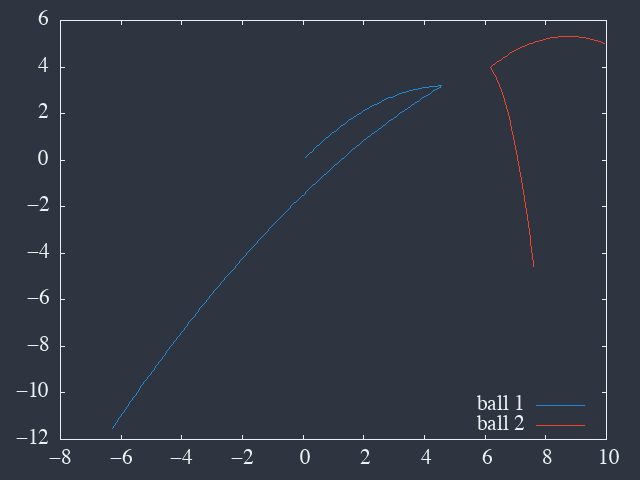

The script that drew this image:
set terminal dumb ansi256
set key bottom right
plot "trajectory.dat" u 1:2 w l title "ball 1",\
     "" u 3:4 w l title "ball 2"

call '../../scripts/set-png.gp' 'traj.png'
